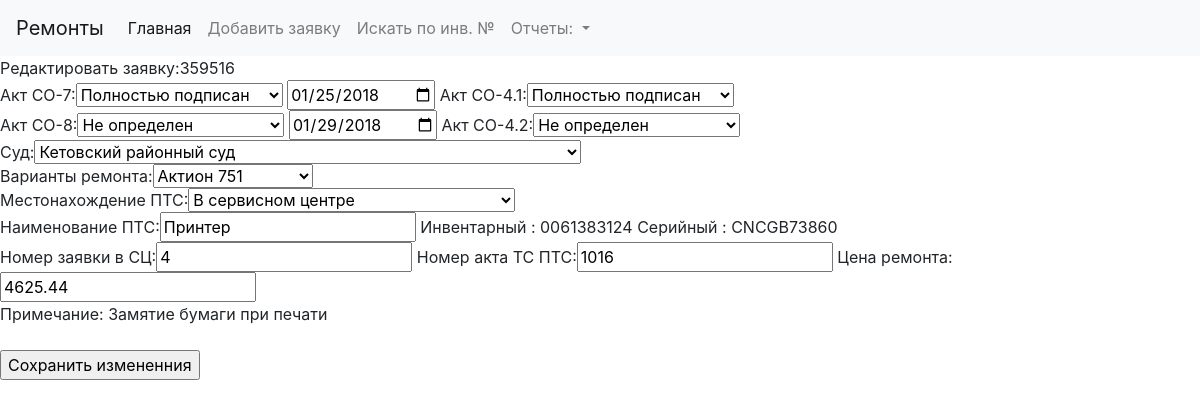
The app's page /edit/39, older data.
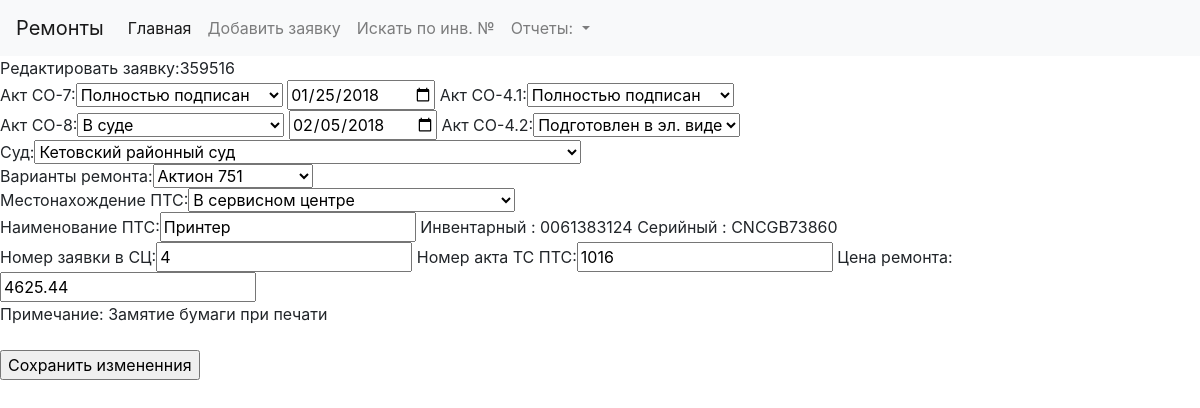
The same page, newer data.
### akts/models.py (models this page shows, shortened)
class Tickets(db.Model):
    id = db.Column(db.Integer, primary_key=True)
    localticket = db.Column(db.Integer)
    hotlineticket = db.Column(db.Integer)
    aktco7mode = db.Column(db.Integer)
    aktco7changedate = db.Column(db.Date)
    aktco7date = db.Column(db.Date)
    aktco8mode = db.Column(db.Integer)
    aktco8changedate = db.Column(db.Date)
    aktco8date = db.Column(db.Date)
    aktco41mode = db.Column(db.Integer)
    aktco42mode = db.Column(db.Integer)
    lowcourtcode = db.Column(db.String(8))
    serviceprovider = db.Column(db.Integer)
    serviceproviderdate = db.Column(db.Date)
    location = db.Column(db.Integer)
    locationdate = db.Column(db.Date)
    name = db.Column(db.String(50))
    inventnumder = db.Column(db.String(12))
    serialnumber = db.Column(db.String(12))
    serviceticket = db.Column(db.Integer)
    serviceakt = db.Column(db.Integer)
    serviceprice =  db.Column(db.Float)
    remark = db.Column(db.String(50))
    warranty = db.Column(db.Boolean)
    dead = db.Column(db.Boolean)

### akts/views.py (the view, shortened to what this page needs)
@app.route('/edit/<local>', methods=['GET', 'POST'])
def edit(local):
    listlocation = [{'val': location.id, 'name' : location.name} for location in models.Location.query.all()]
    listmode = [{'val': actmode.id, 'name' : actmode.name} for actmode in models.ActMode.query.all()]
    listprovider = [{'val': provider.id, 'name' : provider.name} for provider in models.ServiceProvider.query.all()]
    listlow = [{'val': low.code, 'name' : low.name} for low in models.LowCourt.query.all()]
    ticket = models.Tickets.query.filter_by(localticket = local).first()
    return render_template("edit.html",ticket = ticket,listmode = listmode,listlow = listlow,listprovider = listprovider,listlocation = listlocation)

### akts/templates/edit.html
{% extends "base.html" %}
{% block content %}
    <form method="post">
        Редактировать заявку:{{ticket.hotlineticket }}<br>
        Акт СО-7:<select name="aktco7mode">
            {% for mode in listmode %}
                {% if mode.val == ticket.aktco7mode  %}
                    <option value="{{ mode.val }}" selected>{{ mode.name }}</option>
                {% else %}
                    <option value="{{ mode.val }}">{{ mode.name }}</option>
                {% endif %}
            {% endfor %}
        </select>
        <input type="date" name="aktco7date" value="{{ticket.aktco7date }}">
        Акт СО-4.1:<select name="aktco41mode">
            {% for mode in listmode %}
                {% if mode.val == ticket.aktco41mode  %}
                    <option value="{{ mode.val }}" selected>{{ mode.name }}</option>
                {% else %}
                    <option value="{{ mode.val }}">{{ mode.name }}</option>
                {% endif %}
            {% endfor %}
        </select>
        <br>
        Акт СО-8:<select name="aktco8mode">
            {% for mode in listmode %}
                 {% if mode.val == ticket.aktco8mode  %}
                    <option value="{{ mode.val }}" selected>{{ mode.name }}</option>
                {% else %}
                    <option value="{{ mode.val }}">{{ mode.name }}</option>
                {% endif %}
            {% endfor %}
        </select>
        <input type="date" name="aktco8date" value="{{ticket.aktco8date }}">
        Акт СО-4.2:<select name="aktco42mode">
            {% for mode in listmode %}
                {% if mode.val == ticket.aktco42mode  %}
                    <option value="{{ mode.val }}" selected>{{ mode.name }}</option>
                {% else %}
                    <option value="{{ mode.val }}">{{ mode.name }}</option>
                {% endif %}
            {% endfor %}
        </select>
         <br>
         Суд:<select name="lowcourtcode">
            {% for low in listlow %}
                {% if low.val == ticket.lowcourtcode %}
                    <option value="{{ low.val }}" selected>{{ low.name }}</option>
                {% else %}
                    <option value="{{ low.val }}">{{ low.name }}</option>
                {% endif %}
            {% endfor %}
        </select>
        <br>
         Варианты ремонта:<select name="serviceprovider">
            {% for prov in listprovider %}
                {% if prov.val == ticket.serviceprovider  %}
                    <option value="{{ prov.val }}" selected>{{ prov.name }}</option>
                {% else %}
                    <option value="{{ prov.val }}">{{ prov.name }}</option>
                {% endif %}
            {% endfor %}
        </select>
        <br>
         Местонахождение ПТС:<select name="location">
            {% for loc in listlocation %}
                {% if loc.val == ticket.location %}
                    <option value="{{ loc.val }}" selected>{{ loc.name }}</option>
                {% else %}
                    <option value="{{ loc.val }}">{{ loc.name }}</option>
                {% endif %}
            {% endfor %}
        </select>
        <br>
        Наименование ПТС:<input type="text" name="name" value="{{ticket.name }}">
        Инвентарный : {{ticket.inventnumder }}
        Серийный : {{ticket.serialnumber }}
        <br>
        Номер заявки в СЦ:<input type="number" name="serviceticket" value="{{ticket.serviceticket }}">
        Номер акта ТС ПТС:<input type="number" name="serviceakt" value="{{ticket.serviceakt }}">
        Цена ремонта:<input type="text" name="serviceprice" value="{{ticket.serviceprice }}">
        <br>
        Примечание: {{ticket.remark }}<br><br>
         <p><input type="submit" name="addticket" value="Сохранить измененния">
    </form>
{% endblock %}

### akts/templates/base.html (shortened to what this page needs)
<!DOCTYPE html>
<html lang="en">
<head>
    <link rel="stylesheet" href="https://maxcdn.bootstrapcdn.com/bootstrap/4.0.0/css/bootstrap.min.css">
</head>
<body>
    <nav class="navbar navbar-expand-lg navbar-light bg-light">
        <a class="navbar-brand" href="#">Ремонты</a>
        <div class="collapse navbar-collapse" id="navbarNavDropdown">
            <ul class="navbar-nav">
            <li class="nav-item active">
                <a class="nav-link" href="{{ url_for('lst') }}">Главная <span class="sr-only">(current)</span></a>
            </li>
            <li class="nav-item">
                <a class="nav-link" href="{{ url_for('add') }}">Добавить заявку</a>
            </li>
            <li class="nav-item">
                <a class="nav-link" href="{{ url_for('seek') }}">Искать по инв. №</a>
            </li>
            <li class="nav-item dropdown">
                <a class="nav-link dropdown-toggle" href="#" id="navbarDropdownMenuLink" data-toggle="dropdown" aria-haspopup="true" aria-expanded="false">
                Отчеты:
                </a>
            </li>
            </ul>
        </div>
    </nav>
    {% block content %} {% endblock %}
</body>
</html>

Row changes from the older to the newer data that the page shows:
changed Tickets "CNCGB73860": aktco8date "01/29/2018" → "02/05/2018"
Text that changed along with them:
form field aktco8mode: "Не определен" → "В суде"
form field aktco42mode: "Не определен" → "Подготовлен в эл. виде"
